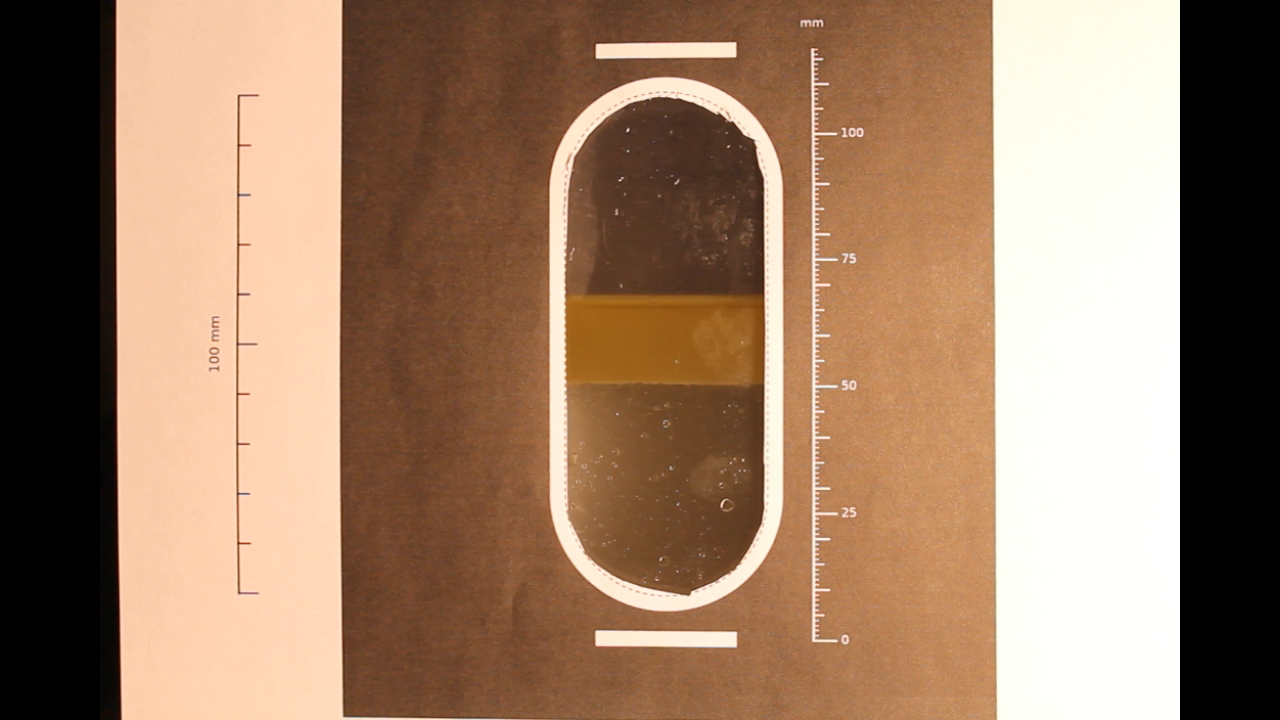
#> input picture interface-level-vision/tests/live_lower_front_side.png, 1280 x 720 px
$ python crop_to_gauge.py ../tests/live_lower_front_side.png
#> lines starting #> are read from the running program, lines starting #| are printed output that depends on the picture; after the words box and inside, x2 and y2 are one past the last pixel; in counts of white or black regions, pixels touching at a corner belong together
### interface-level-vision/src/slot.py
"""Find the sight-glass opening in a frame, and give back a region of interest.

Plain OpenCV: adaptive threshold, trace the outlines, and keep the one whose
shape matches an obround. No training, no model file, and every rejection can be
explained by pointing at a number.

Four decisions do the work, and each was arrived at by trying the obvious thing
first and watching it fail on a real frame of the rig.

**Adaptive threshold rather than Otsu.** A global threshold cannot cope with a
desk lamp in one corner and a shadowed mask in the middle. On the test frame it
merged the window into the lit background and the window stopped existing as a
separate outline at all.

**Reject anything touching the frame edge.** This is what actually separates the
window from the clutter, and brightness never could, since a lamp and a sheet of
paper in the background are both brighter than the lit window. The furniture and
lighting that beat it on brightness run off the edge of the picture. The window
does not.

**Take the convex hull of each candidate.** An obround is convex, so its hull is
itself and nothing is lost. What is gained is that a window whose interior came
out ragged, because two liquids threshold differently, is restored to the shape
it actually has. On the test frame this moved the window from an extent of 0.57,
which fails, to 0.907, which is 0.004 away from the exact figure.

**Match the extent to the aspect ratio.** A rectangle fills its bounding box, an
ellipse fills 79% of it, and an obround sits between at a fraction that depends
only on how tall it is. Comparing the two is a scale-free test of shape.
"""

import cv2
import numpy as np


# [7 lines left out: function obround_extent, not called in this run]


DEFAULTS = {
    "blur": 7,
    "block": 151,             # adaptive threshold window, odd, ~the slot's width
    "offset": -10,            # how far above the local mean counts as bright
    "min_area_fraction": 0.004,
    "max_area_fraction": 0.35,
    "min_aspect": 1.4,        # height / width
    "max_aspect": 5.0,
    "extent_tolerance": 0.05,
    "border_margin": 2,
}


# [89 lines left out: functions _binary_image, _touches_border, _describe, _rejection, find_slot, not called in this run]


MARK_DEFAULTS = {
    "blur": 3,
    "block": 51,              # small, because a bar is thin
    "offset": -10,
    "open_kernel": 3,
    "min_area_fraction": 0.0002,
    "max_area_fraction": 0.01,
    "min_elongation": 3.0,    # width / height
    "min_fill": 0.75,         # a bar nearly fills its bounding box
}


def find_marks(bgr, **overrides):
    """Find the calibration bars: small, bright, much wider than they are tall.

    This runs its own pass rather than reusing the one that finds the window,
    because the two are at different scales and the cleanup that helps one
    destroys the other. Opening with a 9 by 9 kernel twice takes about eight
    pixels off every edge, which rescues a ragged window and erases a bar
    thirteen pixels tall. Marks therefore get a smaller threshold window, since
    a bar is thin, and a single pass with a 3 by 3 kernel.
    """
    opts = {**MARK_DEFAULTS, **overrides}
    gray = cv2.cvtColor(bgr, cv2.COLOR_BGR2GRAY)
    gray = cv2.GaussianBlur(gray, (opts["blur"], opts["blur"]), 0)
    binary = cv2.adaptiveThreshold(gray, 255, cv2.ADAPTIVE_THRESH_MEAN_C,
                                   cv2.THRESH_BINARY, opts["block"], opts["offset"])
    kernel = cv2.getStructuringElement(cv2.MORPH_ELLIPSE,
                                       (opts["open_kernel"], opts["open_kernel"]))
    binary = cv2.morphologyEx(binary, cv2.MORPH_OPEN, kernel, iterations=1)

    contours, _ = cv2.findContours(binary, cv2.RETR_EXTERNAL, cv2.CHAIN_APPROX_SIMPLE)
    frame_area = float(bgr.shape[0] * bgr.shape[1])

    marks = []
    for contour in contours:
        hull = cv2.convexHull(contour)
        x, y, w, h = cv2.boundingRect(hull)
        area = cv2.contourArea(hull)
        if h == 0 or w == 0 or area <= 0:
            continue
        fraction, elongation, fill = area / frame_area, w / h, area / (w * h)
        if not opts["min_area_fraction"] < fraction < opts["max_area_fraction"]:
            continue
        if elongation < opts["min_elongation"] or fill < opts["min_fill"]:
            continue
        marks.append({"hull": hull, "bbox": (x, y, w, h), "area": area,
                      "elongation": elongation, "fill": fill,
                      "centre": (x + w / 2.0, y + h / 2.0)})
    return marks


# [24 lines left out: function mask_region, not called in this run]


# The printed mask, in millimetres. These are the arguments the sheet was made
# with, so they are known rather than estimated, and they belong in config
# rather than in the logic.
MASK_GEOMETRY_MM = {
    "window_width": 40.0,
    "window_height": 100.0,
    "outline": 3.0,             # white ring around the opening
    "mark_width_fraction": 0.7,  # bar length as a fraction of the window width
    "mark_gap": 4.0,            # clearance between a bar and the ring
    "mark_thickness": 3.0,
}


# [149 lines left out: functions window_from_marks, roi_from_slot, refine_bar_centres, not called in this run]

### interface-level-vision/tools/crop_to_gauge.py
"""Crop a frame down to the gauge, the way a real installation would be aimed.

    pixi run python tools/crop_to_gauge.py frame.png

The bench photos take in a whole desk. A camera bolted in front of a sight glass
would not, so cropping to the mask first is closer to the real case as well as
removing clutter that was never going to be there.

The crop is placed from the calibration bars, since they are found before
anything else is. It is wider on the side the operator scale sits, so the scale
stays in the picture.
"""

import argparse
import sys
from pathlib import Path

import cv2

sys.path.insert(0, str(Path(__file__).resolve().parent.parent / "src"))
import slot as slot_module


def gauge_crop(bgr, marks, left=1.0, right=1.9, above=0.35, below=0.35):
    """Box around the bars, in multiples of the bar width and separation."""
    xs = [m["bbox"][0] for m in marks] + [m["bbox"][0] + m["bbox"][2] for m in marks]
    ys = [m["centre"][1] for m in marks]
    bar_width = max(m["bbox"][2] for m in marks)
    separation = max(ys) - min(ys)

    x0 = int(min(xs) - left * bar_width)
    x1 = int(max(xs) + right * bar_width)
    y0 = int(min(ys) - above * separation * 0.5)
    y1 = int(max(ys) + below * separation * 0.5)

    height, width = bgr.shape[:2]
    x0, y0 = max(x0, 0), max(y0, 0)
    x1, y1 = min(x1, width), min(y1, height)
    return x0, y0, x1 - x0, y1 - y0


def main():
    parser = argparse.ArgumentParser(description=__doc__)
    parser.add_argument("image", type=Path)
    parser.add_argument("--out", type=Path, default=None)
    args = parser.parse_args()

    bgr = cv2.imread(str(args.image))
#> bgr is the input picture: shape (720, 1280, 3); mean B, G, R 102.2, 126.1, 156.9
    if bgr is None:
        raise SystemExit(f"could not read {args.image}")

    marks = slot_module.find_marks(bgr)
#> in find_marks, `gray = cv2.cvtColor(bgr, cv2.COLOR_BGR2GRAY)`:
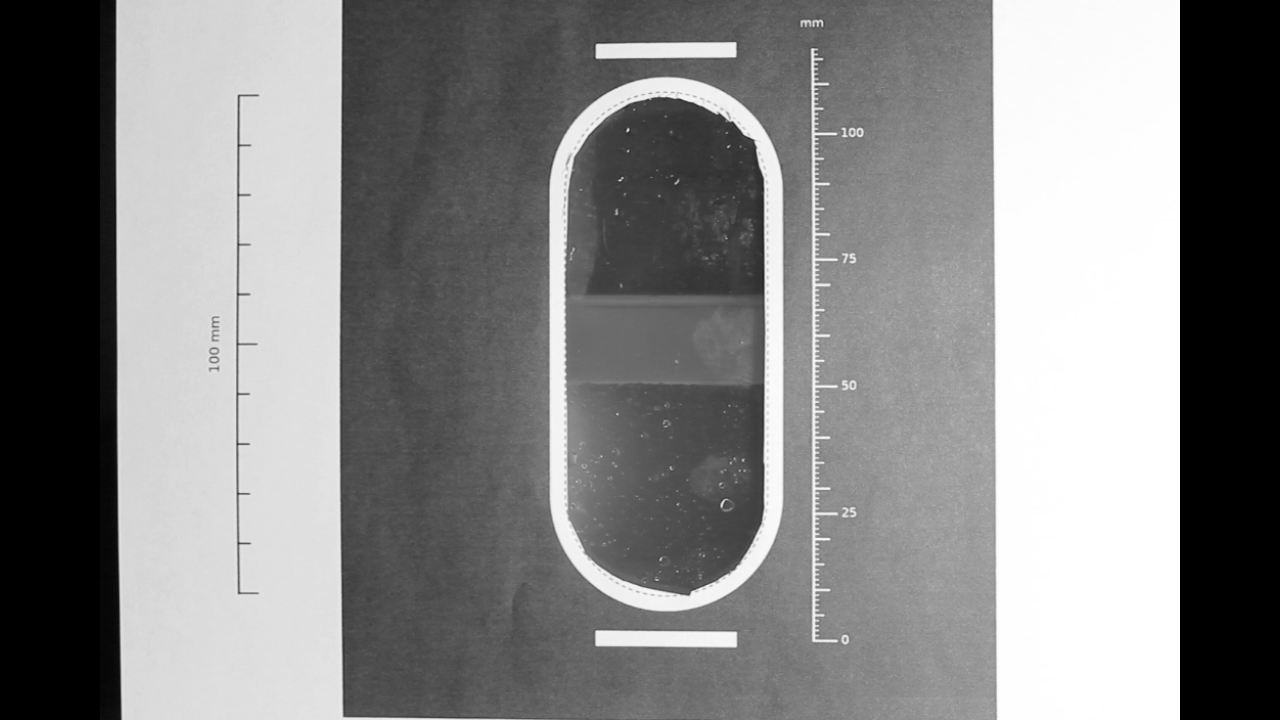
#> gray: shape (720, 1280); min 0, max 255, mean 132.6
#> in find_marks, `binary = cv2.adaptiveThreshold(gray, 255, cv2.ADAPTIVE_THRESH_MEAN_C, ..`:
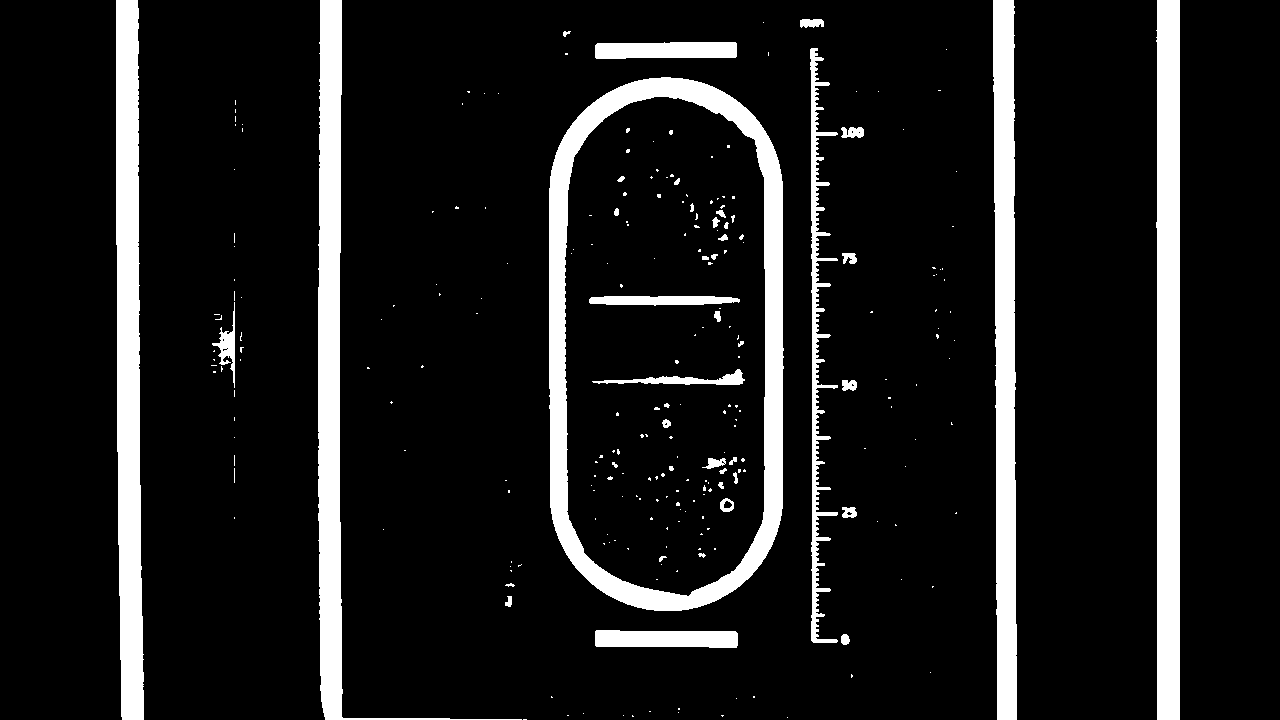
#> binary: shape (720, 1280); 11% white; 256 white regions (212 under 20 px), largest, box (x1, y1, x2, y2) and area: (549, 77, 784, 611) 23620, (1156, 0, 1180, 720) 16570, (116, 0, 144, 720) 16309
#> in find_marks, `binary = cv2.morphologyEx(binary, cv2.MORPH_OPEN, kernel, iterations=1)`:
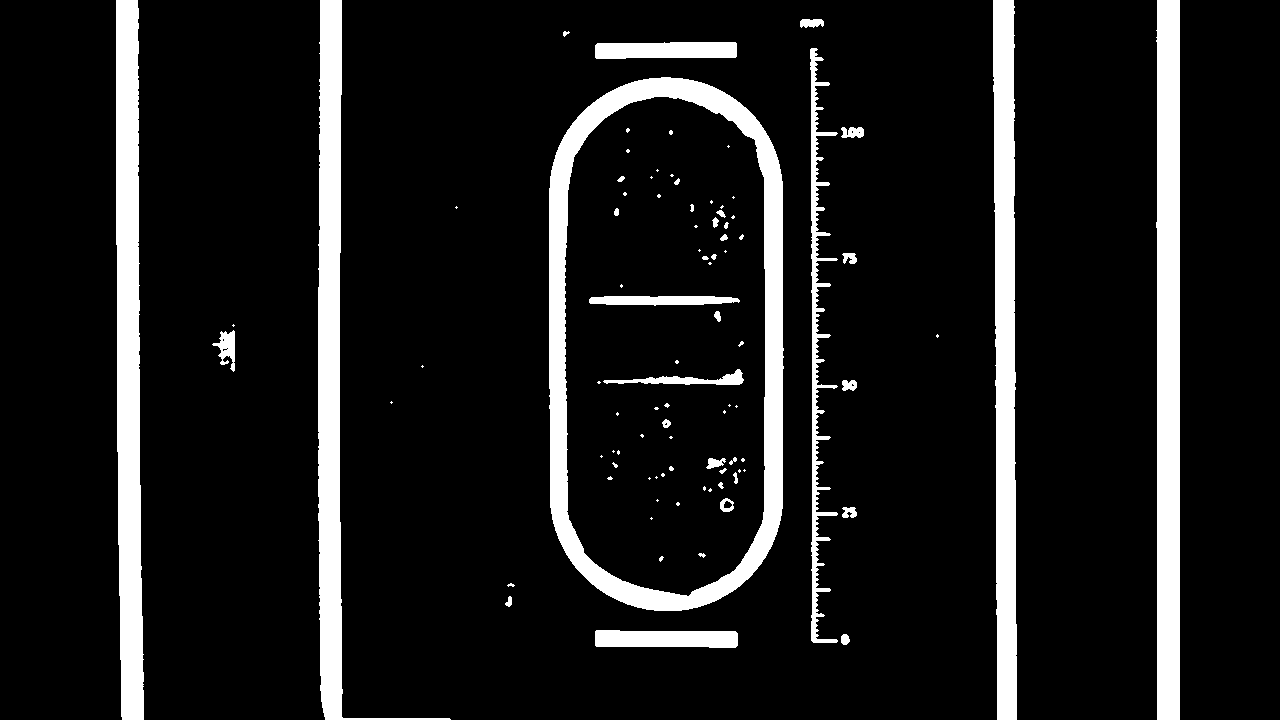
#> binary: shape (720, 1280); 10.9% white; 92 white regions (54 under 20 px)
#> in find_marks, `contours, _ = cv2.findContours(binary, cv2.RETR_EXTERNAL, cv2.CHAIN_AP..`: contours = 23 contours, 7 with area under 20; largest, box (x1, y1, x2, y2) and area: (549, 77, 784, 611) 112614, (1156, 0, 1180, 720) 15828, (116, 0, 144, 720) 15568, (318, 0, 451, 720) 15053, (993, 0, 1017, 720) 13674
#> the loop in find_marks, `for contour in contours:` made 23 passes
#> (x, y, w, h, area, fraction, elongation, fill) on passes 1, 2, 3, 5, 7, 10, 12, 14, 15, 16, 17, 19: (841, 634, 9, 11, 66, 7.16e-05, 0.818, 0.667), (595, 630, 143, 18, 2291.5, 0.00249, 7.94, 0.89), (505, 596, 7, 11, 42.5, 4.61e-05, 0.636, 0.552), (842, 507, 15, 11, 133, 0.000144, 1.36, 0.806), (842, 380, 15, 11, 132.5, 0.000144, 1.36, 0.803), (212, 330, 23, 42, 640, 0.000694, 0.548, 0.663), (842, 253, 15, 11, 128.5, 0.000139, 1.36, 0.779), (841, 127, 23, 11, 214.5, 0.000233, 2.09, 0.848), (549, 77, 235, 534, 113045, 0.123, 0.44, 0.901), (810, 48, 28, 595, 15093, 0.0164, 0.0471, 0.906), (595, 42, 142, 17, 2161, 0.00234, 8.35, 0.895), (800, 19, 24, 9, 173.5, 0.000188, 2.67, 0.803)
#> after the loop in find_marks, `for contour in contours:`: marks = 2 items
#> marks = 2 items
    if len(marks) < 2:
        raise SystemExit(f"found {len(marks)} marks, need at least two to place a crop")

    x, y, w, h = gauge_crop(bgr, marks)
#> in gauge_crop, `xs = [m["bbox"][0] for m in marks] + [m["bbox"][0] + m["bbox"][2] for ..`: xs = [595, 595, 738, 737]
#> in gauge_crop, `ys = [m["centre"][1] for m in marks]`: ys = [639, 50.5]
#> in gauge_crop, `bar_width = max(m["bbox"][2] for m in marks)`: bar_width = 143
#> in gauge_crop, `separation = max(ys) - min(ys)`: separation = 588.5
#> in gauge_crop, `x0 = int(min(xs) - left * bar_width)`: x0 = 452
#> in gauge_crop, `x1 = int(max(xs) + right * bar_width)`: x1 = 1009
#> in gauge_crop, `y0 = int(min(ys) - above * separation * 0.5)`: y0 = -52
#> in gauge_crop, `y1 = int(max(ys) + below * separation * 0.5)`: y1 = 741
#> in gauge_crop, `x0, y0 = max(x0, 0), max(y0, 0)`: y0 = 0
#> in gauge_crop, `x1, y1 = min(x1, width), min(y1, height)`: y1 = 720
#> x = 452; y = 0; w = 557; h = 720
    out = args.out or args.image.with_name(args.image.stem + "_cropped.png")
    cv2.imwrite(str(out), bgr[y:y + h, x:x + w])
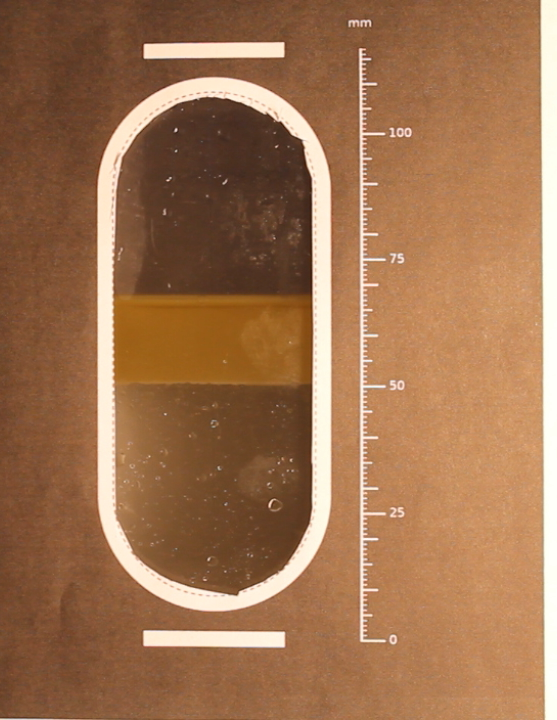
#> saved as live_lower_front_side_cropped.png: shape (720, 557, 3); mean B, G, R 80.5, 114.8, 159.4

    print(f"{len(marks)} marks found")
#| 2 marks found
    print(f"frame {bgr.shape[1]}x{bgr.shape[0]} -> crop ({x},{y}) {w}x{h}, "
          f"{100 * w * h / (bgr.shape[0] * bgr.shape[1]):.0f}% of it")
#| frame 1280x720 -> crop (452,0) 557x720, 44% of it
    print(f"wrote {out}")


if __name__ == "__main__":
    main()
